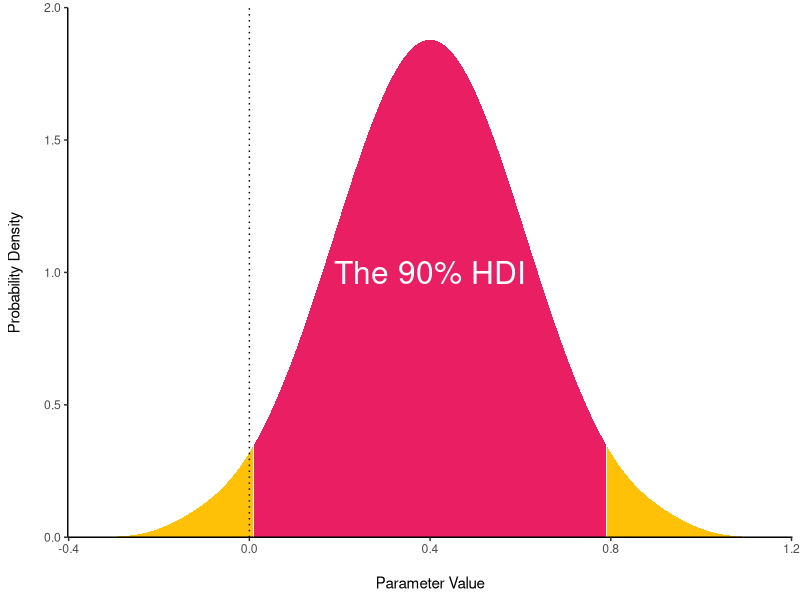

The R source for this figure: (Note: this script raises an error after producing the figure.)
## ---- chunk 1
library(ggplot2)
library(dplyr)

knitr::opts_chunk$set(
  collapse = TRUE,
  fig.path = "man/figures/"
)
## ---- chunk 2
library("bayestestR")
## ---- chunk 3
hdi(rnorm(1000), ci = .90)
## ---- chunk 4
posterior <- rnorm_perfect(100, 0.4, 0.2)
posterior %>% 
  density() %>% 
  as.data.frame() %>% 
  mutate(fill = ifelse(x < hdi(posterior)$CI_low, "low",
                       ifelse(x > hdi(posterior)$CI_high, "high", "middle"))) %>% 
  ggplot(aes(x=x, y=y, fill=fill)) +
  geom_ribbon(aes(ymin=0, ymax=y)) +
  geom_vline(xintercept=0, linetype="dotted") +
  theme_classic() +
  scale_y_continuous(expand = c(0, 0), limits = c(0, 2)) +
  scale_fill_manual(values=c("high"="#FFC107", "low"="#FFC107", "middle"="#E91E63"), guide=FALSE) +
  annotate("text", x=0.4, y=1, label="The 90% HDI", color="white", size=8) +
  xlab("\nParameter Value") +
  ylab("Probability Density\n")
## ---- chunk 5
map_estimate(rnorm(1000, 1, 1))
## ---- chunk 6
posterior <- rnorm_perfect(100, 0.4, 0.2)
posterior %>% 
  density() %>% 
  as.data.frame() %>% 
  ggplot(aes(x=x, y=y)) +
  geom_ribbon(aes(ymin=0, ymax=y), fill="#FFC107") +
  geom_segment(x=0.4, xend=0.4, y=0, yend=map_estimate(posterior, density=TRUE)$MAP_density, color="#E91E63", size=1) +
  geom_point(x=map_estimate(posterior), y=map_estimate(posterior, density=TRUE)$MAP_density, color="#E91E63", size=5) +
  geom_vline(xintercept=0, linetype="dotted") +
  theme_classic() +
  scale_y_continuous(expand = c(0, 0), limits = c(0, 2)) +
  xlab("\nParameter Value") +
  ylab("Probability Density\n")
## ---- chunk 7
rope(rnorm(1000, 1, 1), range = c(-0.1, 0.1))
## ---- chunk 8
posterior <- rnorm_perfect(100, 0.4, 0.2)
posterior %>% 
  density() %>% 
  as.data.frame() %>% 
  mutate(fill = ifelse(x < -0.1, "low",
                       ifelse(x > 0.1, "high", "middle"))) %>% 
  ggplot(aes(x=x, y=y, fill=fill)) +
  geom_ribbon(aes(ymin=0, ymax=y)) +
  geom_vline(xintercept=0, linetype="dotted") +
  theme_classic() +
  scale_y_continuous(expand = c(0, 0), limits = c(0, 2)) +
  scale_x_continuous(breaks = c(-0.1, 0.1, 0.4)) +
  scale_fill_manual(values=c("high"="#FFC107", "low"="#FFC107", "middle"="#E91E63"), guide=FALSE) +
  xlab("\nParameter Value") +
  ylab("Probability Density\n")
## ---- chunk 9
equivalence_test(rnorm(1000, 1, 1), range = c(-0.1, 0.1))
## ---- chunk 10
p_direction(rnorm(1000, mean = 1, sd = 1))
## ---- chunk 11
posterior <- rnorm_perfect(100, 0.4, 0.2)
posterior %>% 
  density() %>% 
  as.data.frame() %>% 
  mutate(fill = ifelse(x < 0, "low", "high")) %>% 
  ggplot(aes(x=x, y=y, fill=fill)) +
  geom_ribbon(aes(ymin=0, ymax=y)) +
  geom_vline(xintercept=0, linetype="dotted") +
  theme_classic() +
  scale_y_continuous(expand = c(0, 0), limits = c(0, 2)) +
  scale_fill_manual(values=c("high"="#FFC107", "low"="#E91E63"), guide=FALSE) +
  xlab("\nParameter Value") +
  ylab("Probability Density\n")
## ---- chunk 12
p_rope(rnorm(1000, 1, 1), range = c(-0.1, 0.1))
## ---- chunk 13
p_map(posterior = rnorm(1000, 1, 1))
## ---- chunk 14
posterior <- rnorm_perfect(100, 0.4, 0.2)
posterior %>% 
  density() %>% 
  as.data.frame() %>% 
  ggplot(aes(x=x, y=y)) +
  geom_ribbon(aes(ymin=0, ymax=y), fill="#FFC107") +
  geom_segment(x=0.4, xend=0.4, y=0, yend=map_estimate(posterior, density=TRUE)$MAP_density, color="#E91E63", size=1) +
  geom_segment(x=0, xend=0, y=0, yend=density_at(posterior, 0), color="#E91E63", size=1) +
  geom_point(x=map_estimate(posterior), y=map_estimate(posterior, density=TRUE)$MAP_density, color="#E91E63", size=5) +
  geom_point(x=0, y=density_at(posterior, 0), color="#E91E63", size=5) +
  geom_vline(xintercept=0, linetype="dotted") +
  theme_classic() +
  scale_y_continuous(expand = c(0, 0), limits = c(0, 2)) +
  xlab("\nParameter Value") +
  ylab("Probability Density\n")
